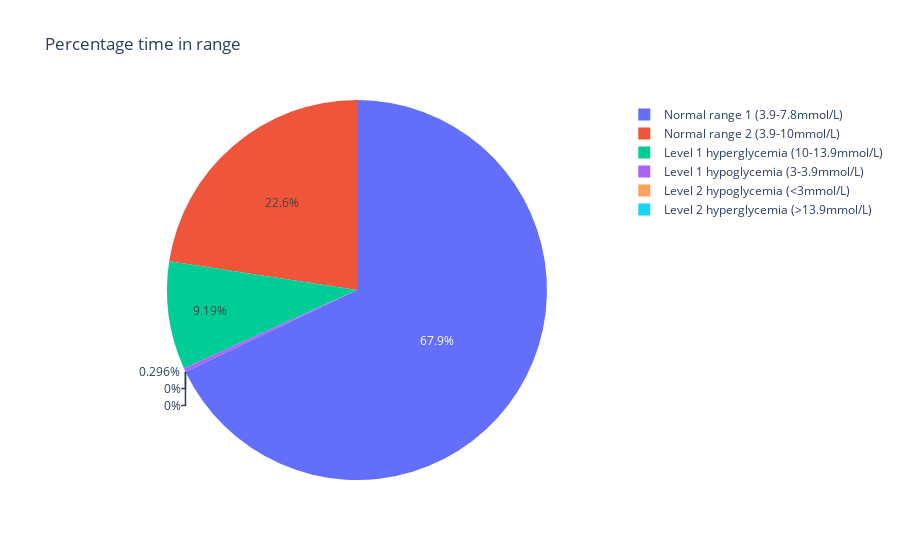

The notebook cell saved with this chart:
### Markdown cell above
### 4.1.2. Time in range pie chart

### Code cell
visualizations.tir_pie(libre1_transformed)

### Figure 1 — Plotly figure (JSON) as saved in the notebook; plotly's stock layout.template omitted (floating-point values rounded to 4 significant figures)
{"data": [{"labels": ["Level 2 hypoglycemia (<3mmol/L)", "Level 1 hypoglycemia (3-3.9mmol/L)", "Normal range 1 (3.9-7.8mmol/L)", "Normal range 2 (3.9-10mmol/L)", "Level 1 hyperglycemia (10-13.9mmol/L)", "Level 2 hyperglycemia (>13.9mmol/L)"], "type": "pie", "values": [0, 4, 917, 305, 124, 0]}], "layout": {"title": {"text": "Percentage time in range"}}}
